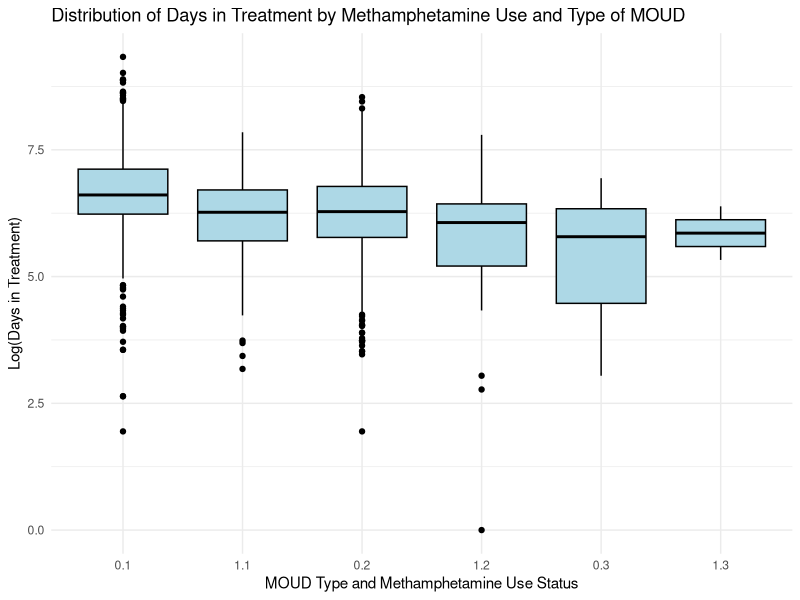
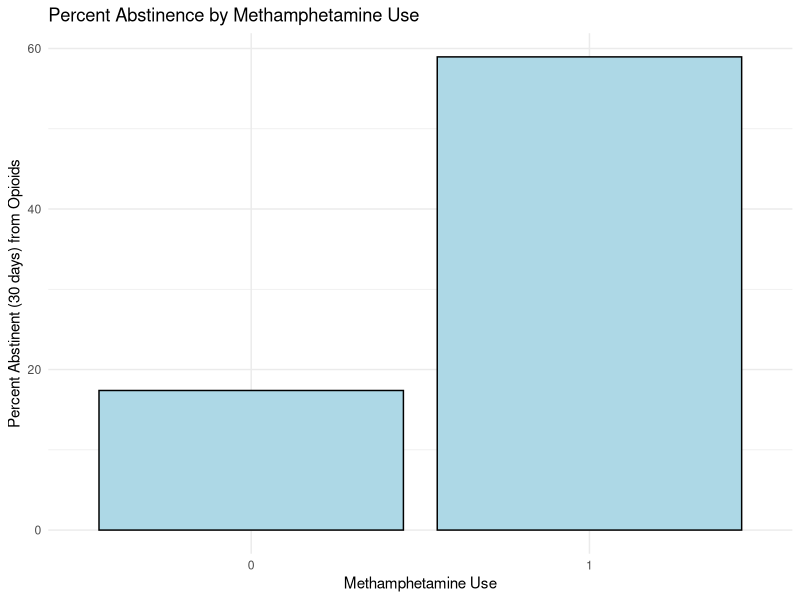
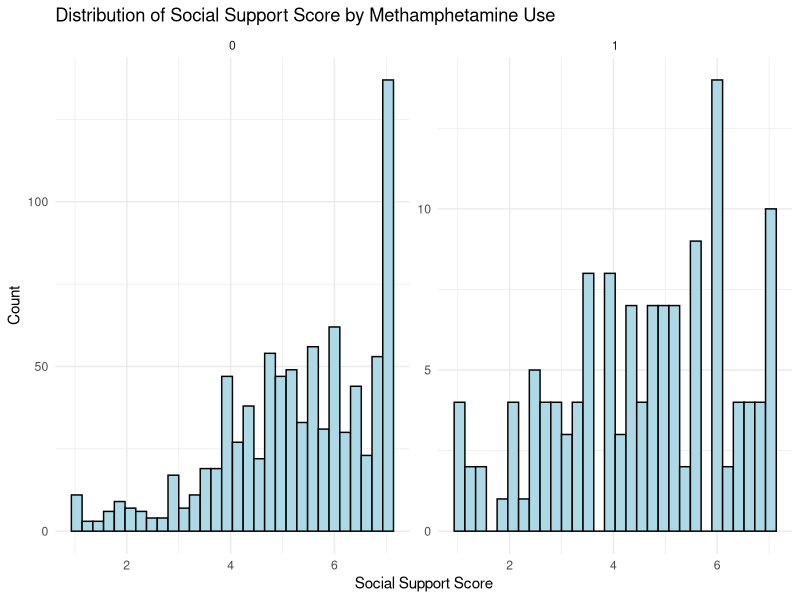

Reproduce these figures in R, in order.
## ---- chunk 1
library(here)
library(tidyverse)
library(ggplot2)
library(readr)
library(dplyr)

moud <- read_csv(here::here("data", "Patient-18-month-Data.csv"))
moud_clean <- moud %>%
  filter(responded == 1 & MAT_COUN != 4) %>% # remove no response records, only counseling tx
  mutate(daysinxtx = as.numeric(daysinxtx),
         socialsupportscore = as.numeric(socialsupportscore))

retention_summary <- moud_clean %>% # retention by meth use and type of MOUD 
  group_by(SU10_10, MAT_COUN) %>%
  summarize(mean(daysinxtx)) %>% 
  rename(
    MOUD = MAT_COUN,
    Meth_Use = SU10_10)

boxplot <- moud_clean %>% # boxplot comparing days in tx by lifetime meth use
  ggplot(aes(x = interaction(SU10_10, MAT_COUN), y = log(daysinxtx))) + 
  geom_boxplot(fill = "lightblue", color = "black") + 
  labs(title = "Distribution of Days in Treatment by Methamphetamine Use and Type of MOUD",
       x = "MOUD Type and Methamphetamine Use Status",
       y = "Log(Days in Treatment)") +
  theme_minimal()
print(boxplot)

abstinence_summary <- moud_clean %>% # percent 30 day abstinence by meth use
  group_by(SU10_10) %>%
  filter(abstinent30ohf != "U") %>%
  count(abstinent30ohf) %>%
  mutate(percent = n / sum(n) * 100)
  
bargraph <- abstinence_summary %>% # bargraph comparing percent abstinence by lifetime meth use
  filter(abstinent30ohf == 0) %>%  
  ggplot(aes(x = SU10_10, y = percent)) +  
  geom_bar(stat = "identity", fill = "lightblue", color = "black") + 
  labs(title = "Percent Abstinence by Methamphetamine Use",
       x = "Methamphetamine Use",
       y = "Percent Abstinent (30 days) from Opioids") +
  theme_minimal()
print(bargraph)

histogram <- moud_clean %>% # histogram of the distribution of support scores by lifetime meth use
  ggplot(aes(x = socialsupportscore)) +
  geom_histogram(fill = "lightblue", color = "black") +  
  facet_wrap(~SU10_10, scales = "free") + 
  labs(title = "Distribution of Social Support Score by Methamphetamine Use",
       x = "Social Support Score",
       y = "Count") +
  theme_minimal()
print(histogram)
## ---- chunk 2
#| column: margin

knitr::kable(
  retention_summary[1:6, 1:3]
)
